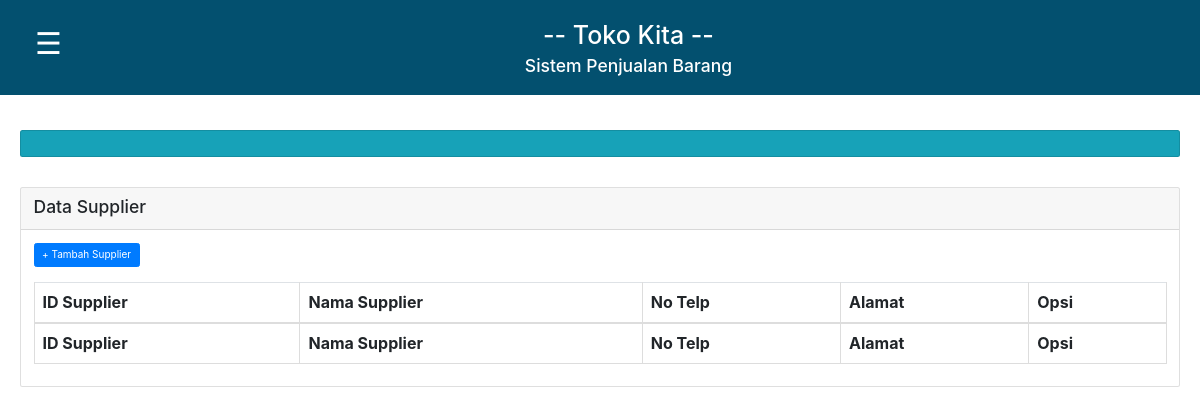
The page /index4.php on the database as committed earlier.
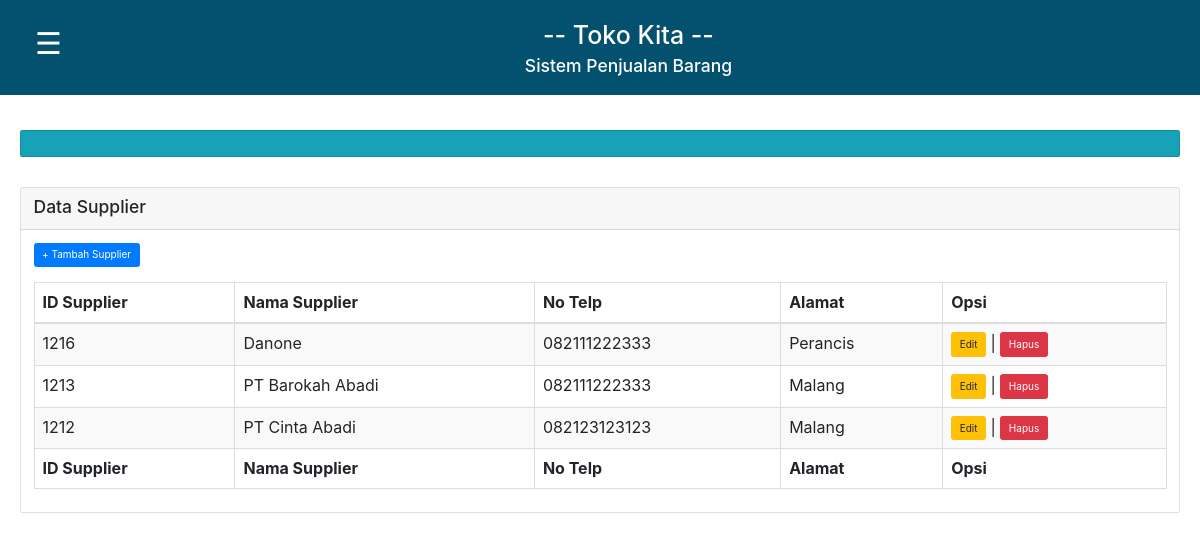
The same page on the database as committed later.
### tables this page shows
CREATE TABLE `supplier` (
  `id` int(11) NOT NULL,
  `nama_supplier` varchar(30) NOT NULL,
  `no_telp` varchar(12) NOT NULL,
  `alamat` varchar(100) NOT NULL
);

### index4.php (the view, shortened to what this page needs)
<html>
<head>
<link rel="stylesheet" type="text/css" href="style.css">
	<link rel="stylesheet" type="text/css" href="assets/css/bootstrap.css">
	<link rel="stylesheet" type="text/css" href="https://cdnjs.cloudflare.com/ajax/libs/twitter-bootstrap/4.5.2/css/bootstrap.css">
	<link rel="stylesheet" type="text/css" href="https://cdn.datatables.net/1.10.22/css/dataTables.bootstrap4.min.css">
</head>
<body>
<div class="judul">
<button class="openbtn" onclick="openNav()">&#9776;</button>
<h1>-- Toko Kita --</h1>
<br>
<h3>Sistem Penjualan Barang</h3>
</div>
<div class="main" id="main">
	<br/>
	<div class="card text-white bg-info" style="font-size: 15px;">
        <div class="card-body">
        </div>
    </div>
    <br><br>
	<div class="card">
		<div class="card-header">
			<h3> Data Supplier </h3>
		</div>
		<div class="card-body">
            <a class="btn btn-primary" href="input_supplier.php">+ Tambah Supplier</a>
            <br><br>
            <table border="1" id="example" class="table table-striped table-bordered">
                <thead>
                    <tr>
                        <th>ID Supplier</th>
                        <th>Nama Supplier</th>
                        <th>No Telp</th>
                        <th>Alamat</th>
                        <th>Opsi</th>
                    </tr>
                </thead>
            <?php
            include "koneksi.php";
            $query_mysql = mysqli_query($conn, "SELECT * FROM supplier ORDER BY id DESC")or die(mysql_error());
            while($data = mysqli_fetch_array($query_mysql)){
            ?>
                <tr>
                    <td><?php echo $data['id'] ?></td>
                    <td><?php echo $data['nama_supplier']; ?></td>
                    <td><?php echo $data['no_telp']; ?></td>
                    <td><?php echo $data['alamat']; ?></td>
                    <td>
                    <a class="btn btn-warning" href="edit_supplier.php?id=<?php echo $data['id']; ?>">Edit</a> |
                    <a class="btn btn-danger" href="hapus_supplier.php?id=<?php echo $data['id']; ?>" onclick="return confirm('Anda Yakin Akan Menghapus')">Hapus</a>
                    </td>
                </tr>
            <?php } ?>
                <tfoot>
                    <tr>
                        <th>ID Supplier</th>
                        <th>Nama Supplier</th>
                        <th>No Telp</th>
                        <th>Alamat</th>
                        <th>Opsi</th>
                    </tr>
                </tfoot>
            </table>
		</div>
	</div>
</div>
</body>
</html>

### style.css (style rules this page uses)
body { font-family: 'roboto'; color: #000000; }
.judul { background: #03506f; padding: 20px; text-align: center; }
.judul h1 { height: 15px; color: #ffffff; }
.judul h3 { height: 15px; color: #ffffff; }
.openbtn { font-size: 30px; cursor: pointer; background-color: #03506f; color: white; padding: 1px 15px; border: none; text-align: start; float: left; }
#main { transition: margin-left .5s; padding: 20px; }

Rows that differ between the two databases and show on the page:
added supplier: id "1216", nama_supplier "Danone", no_telp "082111222333", alamat "Perancis"
added supplier: id "1213", nama_supplier "PT Barokah Abadi", no_telp "082111222333", alamat "Malang"
added supplier: id "1212", nama_supplier "PT Cinta Abadi", no_telp "082123123123", alamat "Malang"
